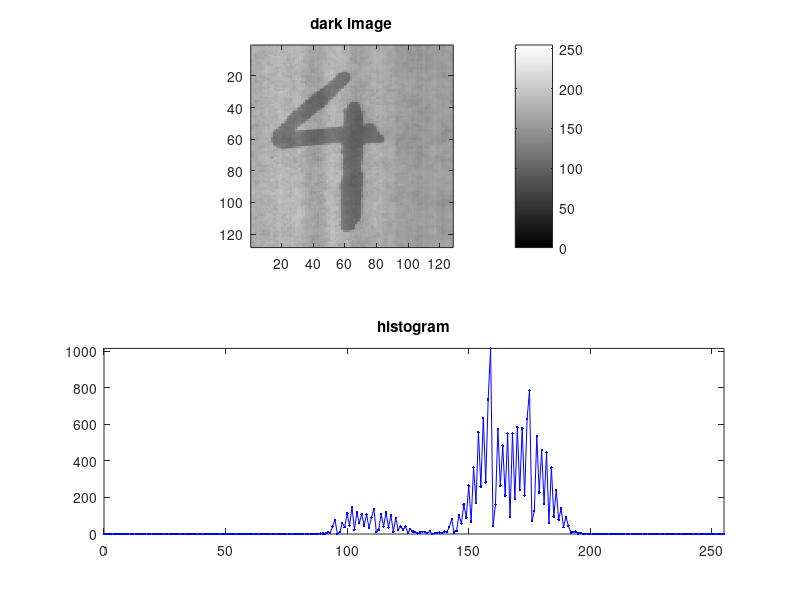
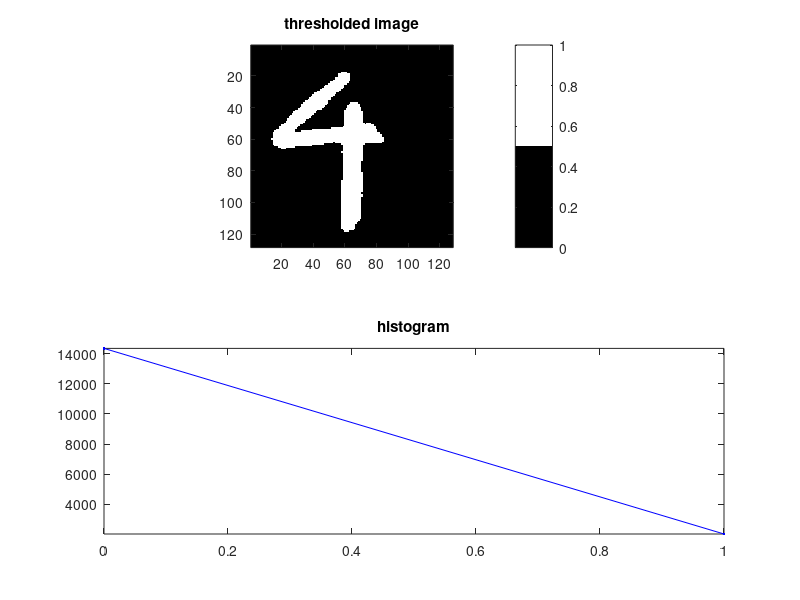

The MATLAB script that drew these images, in order: (Note: this script raises an error after producing the figures.)
clear; close all; clc

binvect = [0:1:255];

load nuf4b.mat
histo = hist(nuf4b(:), binvect);
figure
colormap(gray(256))
subplot(2,1,1), imagesc(nuf4b, [0 255]);
axis image; title('dark image'); colorbar
subplot(2,1,2), plot(binvect, histo, '.-b');
axis tight; title('histogram')

T = 133;
nuf4bT = (nuf4b < T);
histoT = hist(nuf4bT(:), [0 1]);,

figure
colormap(gray(2)) % Since it is binary, we only need two colors: black and white
subplot(2,1,1), imagesc(nuf4bT, [0 1]);
axis image; title('thresholded image'); colorbar
subplot(2,1,2), plot([0 1], histoT, '.-b');
axis tight; title('histogram')

nuf4bSkeleton = bwmorph(nuf4bT, 'skeleton', Inf);
n = 3;
nuf4bpruned = bwmorph(nuf4bSkeleton, 'shrink', n);

figure
colormap(gray(2))
subplot(2,1,1), imagesc(nuf4bSkeleton, [0 1]);
axis image; title('Skeleton image'); colorbar
subplot(2,1,2), imagesc(nuf4bpruned, [0 1]);
axis image; title('Pruned skeleton image n=' + string(n)); colorbar